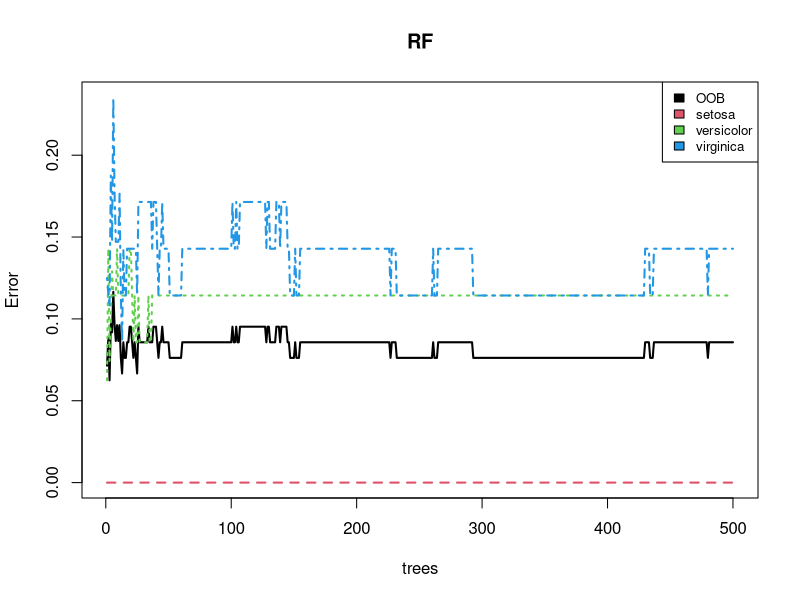
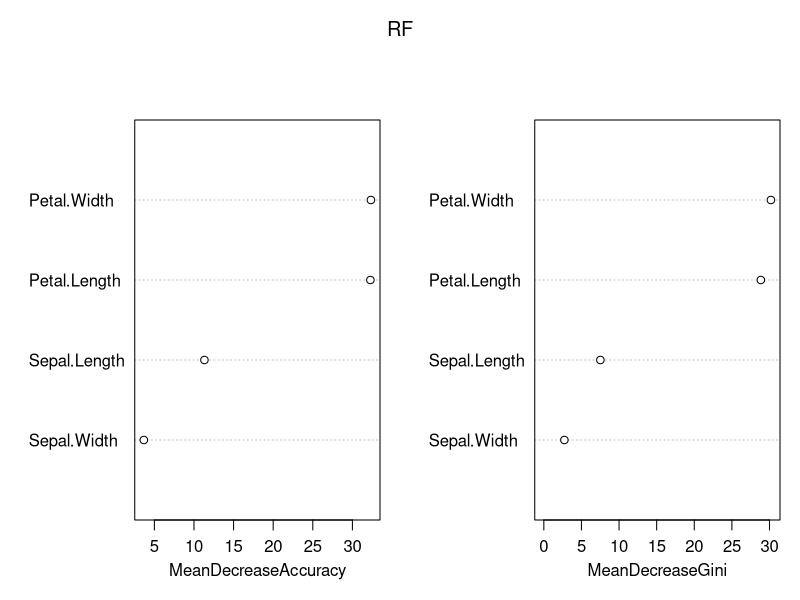

These figures' R source, in order:
library(randomForest)
library(caret)
library(psych)

data(iris)
View(iris)
str(iris)
summary(iris) 
describe(iris)
sum(is.na(iris))

# Splitting data into training and testing. As the species are in order 
# splitting the data based on species 

iris_setosa<-iris[iris$Species=="setosa",]
iris_versicolor <- iris[iris$Species=="versicolor",]
iris_virginica <- iris[iris$Species=="virginica",]

iris_train <- rbind(iris_setosa[1:35,],iris_versicolor[1:35,],iris_virginica[1:35,])
iris_test <- rbind(iris_setosa[36:50,],iris_versicolor[36:50,],iris_virginica[36:50,])

# Building a random forest model on training data 
RF <- randomForest(Species~.,data=iris_train, na.action=na.roughfix,importance=TRUE)
# Training accuracy 
mean(iris_train$Species==predict(RF,iris_train)) # 100% accuracy 

# Prediction of train data
pred_train <- predict(RF,iris_train)

# Confusion Matrix
confusionMatrix(iris_train$Species, pred_train)

# Predicting test data 
pred_test <- predict(RF,newdata=iris_test)
mean(pred_test==iris_test$Species) # Accuracy = 100% 

# Confusion Matrix 
confusionMatrix(iris_test$Species, pred_test)

# Visualization 
plot(RF,lwd=2)
legend("topright", colnames(RF$err.rate),col=1:4,cex=0.8,fill=1:4)

varImpPlot(RF)
#Petal.Length and Petal.Width are the most important variables
#Sepal.Length and Sepal.Width are least important variables

importance(RF)
#Petal.Length and Petal.Width are the most important variables
#Sepal.Length and Sepal.Width are least important variables